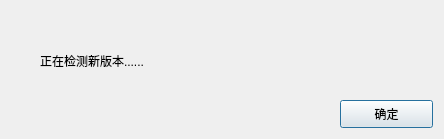
<?xml version="1.0" encoding="UTF-8"?>
<ui version="4.0">
 <class>CUpdateDlg</class>
 <widget class="QDialog" name="CUpdateDlg">
  <property name="geometry">
   <rect>
    <x>0</x>
    <y>0</y>
    <width>444</width>
    <height>139</height>
   </rect>
  </property>
  <property name="windowTitle">
   <string>检测新版本</string>
  </property>
  <widget class="QLabel" name="label">
   <property name="geometry">
    <rect>
     <x>40</x>
     <y>30</y>
     <width>391</width>
     <height>61</height>
    </rect>
   </property>
   <property name="text">
    <string>正在检测新版本......</string>
   </property>
  </widget>
  <widget class="QPushButton" name="BtnOK">
   <property name="geometry">
    <rect>
     <x>340</x>
     <y>100</y>
     <width>93</width>
     <height>28</height>
    </rect>
   </property>
   <property name="text">
    <string>确定</string>
   </property>
  </widget>
 </widget>
 <layoutdefault spacing="6" margin="11"/>
 <resources/>
 <connections/>
</ui>
